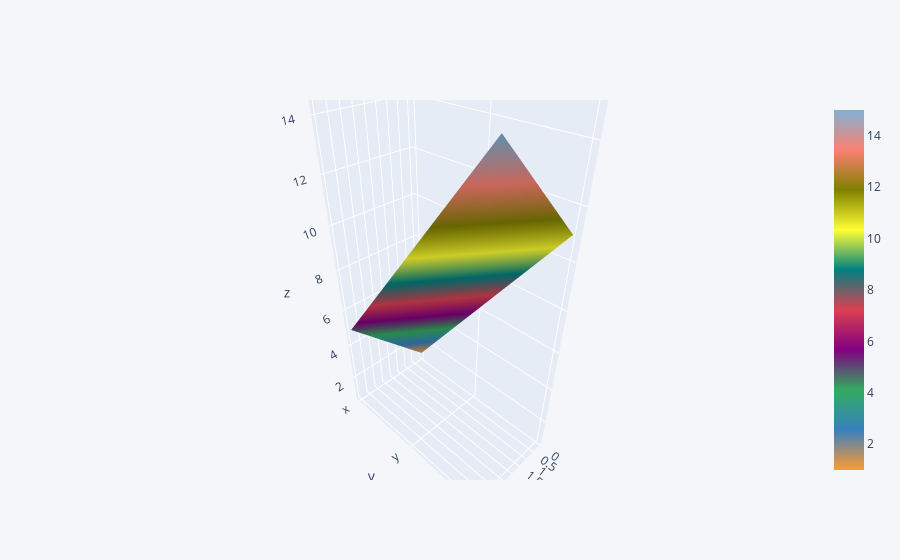

Notebook source saved alongside this figure:
### Code cell
df1.iplot(kind='surface')

### Figure 1 — Plotly figure (JSON) as saved in the notebook; plotly's stock layout.template omitted (floating-point values rounded to 4 significant figures)
{"data": [{"colorscale": [[0, "rgb(255, 153, 51)"], [0.1111, "rgb(55, 128, 191)"], [0.2222, "rgb(50, 171, 96)"], [0.3333, "rgb(128, 0, 128)"], [0.4444, "rgb(219, 64, 82)"], [0.5556, "rgb(0, 128, 128)"], [0.6667, "rgb(255, 255, 51)"], [0.7778, "rgb(128, 128, 0)"], [0.8889, "rgb(251, 128, 114)"], [1, "rgb(128, 177, 211)"]], "type": "surface", "x": [0, 1, 2, 3, 4], "y": ["x", "y", "z"], "z": [[1, 2, 3, 4, 5], [6, 7, 8, 9, 10], [11, 12, 13, 14, 15]]}], "layout": {"legend": {"bgcolor": "#F5F6F9", "font": {"color": "#4D5663"}}, "paper_bgcolor": "#F5F6F9", "plot_bgcolor": "#F5F6F9", "title": {"font": {"color": "#4D5663"}}, "xaxis": {"gridcolor": "#E1E5ED", "showgrid": true, "tickfont": {"color": "#4D5663"}, "title": {"font": {"color": "#4D5663"}, "text": ""}, "zerolinecolor": "#E1E5ED"}, "yaxis": {"gridcolor": "#E1E5ED", "showgrid": true, "tickfont": {"color": "#4D5663"}, "title": {"font": {"color": "#4D5663"}, "text": ""}, "zerolinecolor": "#E1E5ED"}}}
